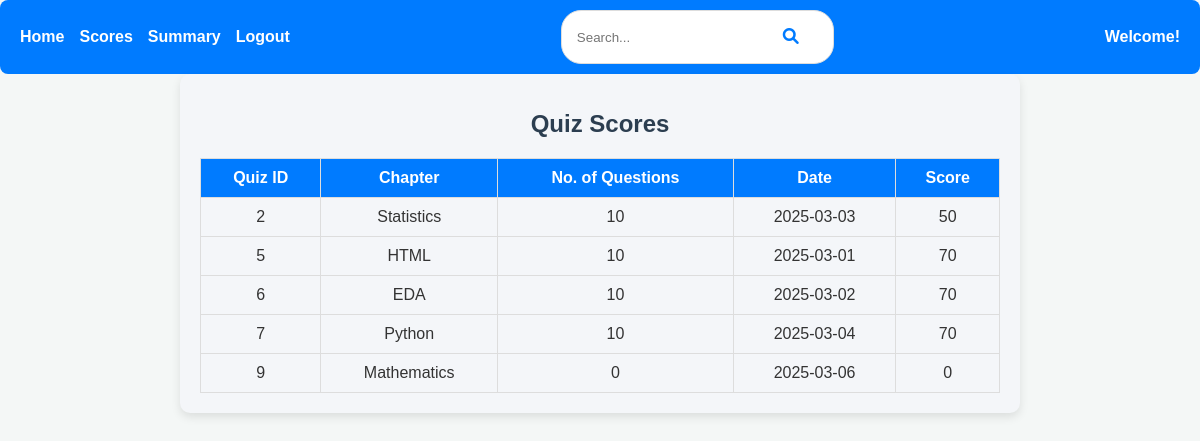
The app's page /user/scores (signed in), older data.
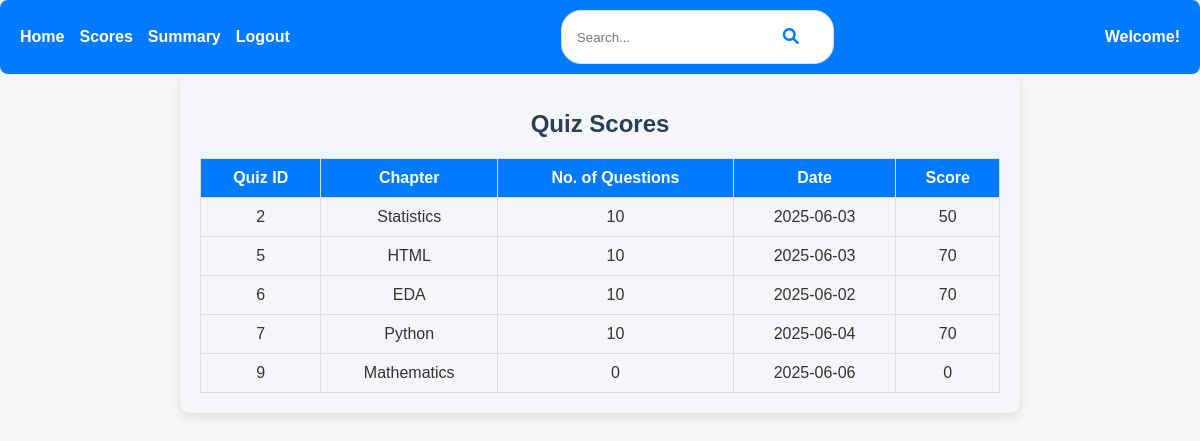
The same page, newer data.
### backend/models.py (models this page shows)
class Score(db.Model):
    __tablename__ = 'score'
    id = db.Column(db.Integer, primary_key=True)
    quiz_id = db.Column(db.Integer, db.ForeignKey('quiz.id', ondelete="CASCADE"), nullable=False)
    user_id = db.Column(db.Integer, db.ForeignKey('user_info.id', ondelete="CASCADE"), nullable=False)
    timestamp = db.Column(db.DateTime, default=db.func.current_timestamp())
    total_score = db.Column(db.Float, nullable=False)  # Use Float for percentage scores
    duration_seconds = db.Column(db.Integer, nullable=False)

class Quiz(db.Model):
    __tablename__ = 'quiz'
    id = db.Column(db.Integer, primary_key=True)
    chapter_id = db.Column(db.Integer, db.ForeignKey('chapter.id', ondelete="CASCADE"), nullable=False)
    date_of_quiz = db.Column(db.Date, nullable=False)
    duration_seconds = db.Column(db.Integer, nullable=False)
    remarks = db.Column(db.Text)
    questions = db.relationship('Question', backref='quiz', lazy='subquery', cascade='all, delete-orphan')
    scores = db.relationship('Score', backref='quiz', lazy='dynamic', cascade='all, delete-orphan')

class Chapter(db.Model):
    __tablename__ = 'chapter'
    id = db.Column(db.Integer, primary_key=True)
    name = db.Column(db.String(100), nullable=False)
    description = db.Column(db.Text)
    subject_id = db.Column(db.Integer, db.ForeignKey('subject.id', ondelete="CASCADE"), nullable=False)
    quizzes = db.relationship('Quiz', backref='chapter', lazy='subquery', cascade='all, delete-orphan')

### backend/controllers.py (the view)
@app.route('/user/scores')
def user_scores():
    user_email = session.get('user_email')
    user = User_Info.query.filter_by(email=user_email).first() if user_email else None
    if not user:
        return redirect('/login')
    scores = Score.query.filter_by(user_id=user.id).all()
    return render_template('user/user_scores.html', scores=scores)

### templates/user/user_scores.html (shortened to what this page needs)
{% extends "user/user_base.html" %}
{% block content %}
<div class="dashboard">
    <h1>Quiz Scores</h1>
    <table>
        <thead>
            <tr>
                <th>Quiz ID</th>
                <th>Chapter</th>
                <th>No. of Questions</th>
                <th>Date</th>
                <th>Score</th>
            </tr>
        </thead>
        <tbody>
            {% for score in scores %}
            <tr>
                <td>{{ score.quiz.id }}</td>
                <td>{{ score.quiz.chapter.name }}</td>
                <td>{{ score.quiz.questions | length }}</td>
                <td>{{ score.quiz.date_of_quiz.strftime('%Y-%m-%d') }}</td>
                <td>{{ score.total_score }}</td>
            </tr>
            {% endfor %}
        </tbody>
    </table>
</div>
{% endblock %}

Row changes from the older to the newer data that the page shows:
changed through a linked row, Score "Statistics": quiz.date_of_quiz "2025-03-03" → "2025-06-03"
changed through a linked row, Score "HTML": quiz.date_of_quiz "2025-03-01" → "2025-06-03"
changed through a linked row, Score "EDA": quiz.date_of_quiz "2025-03-02" → "2025-06-02"
changed through a linked row, Score "Python": quiz.date_of_quiz "2025-03-04" → "2025-06-04"
changed through a linked row, Score "Mathematics": quiz.date_of_quiz "2025-03-06" → "2025-06-06"
